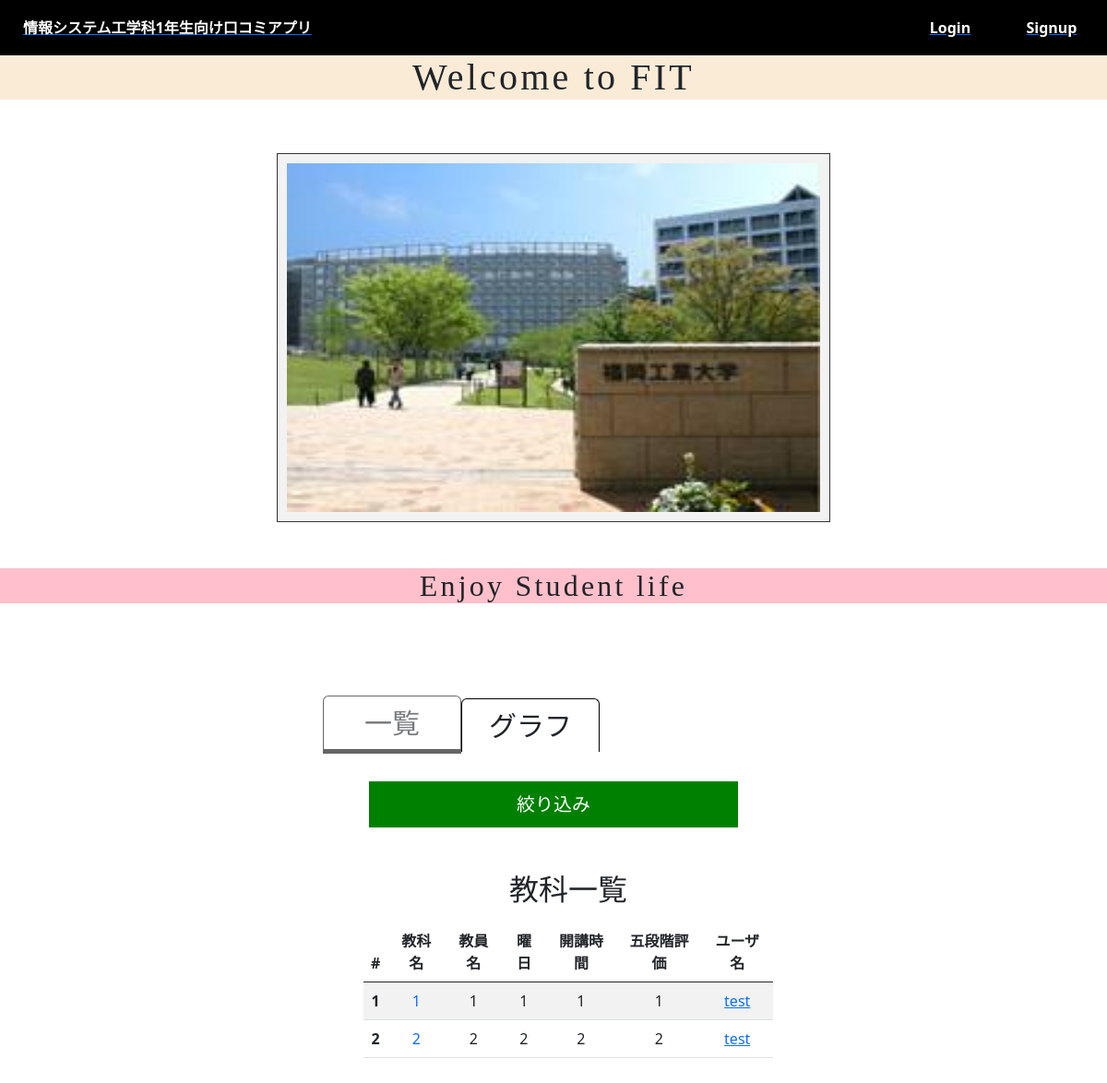
Before: / with the older database file.
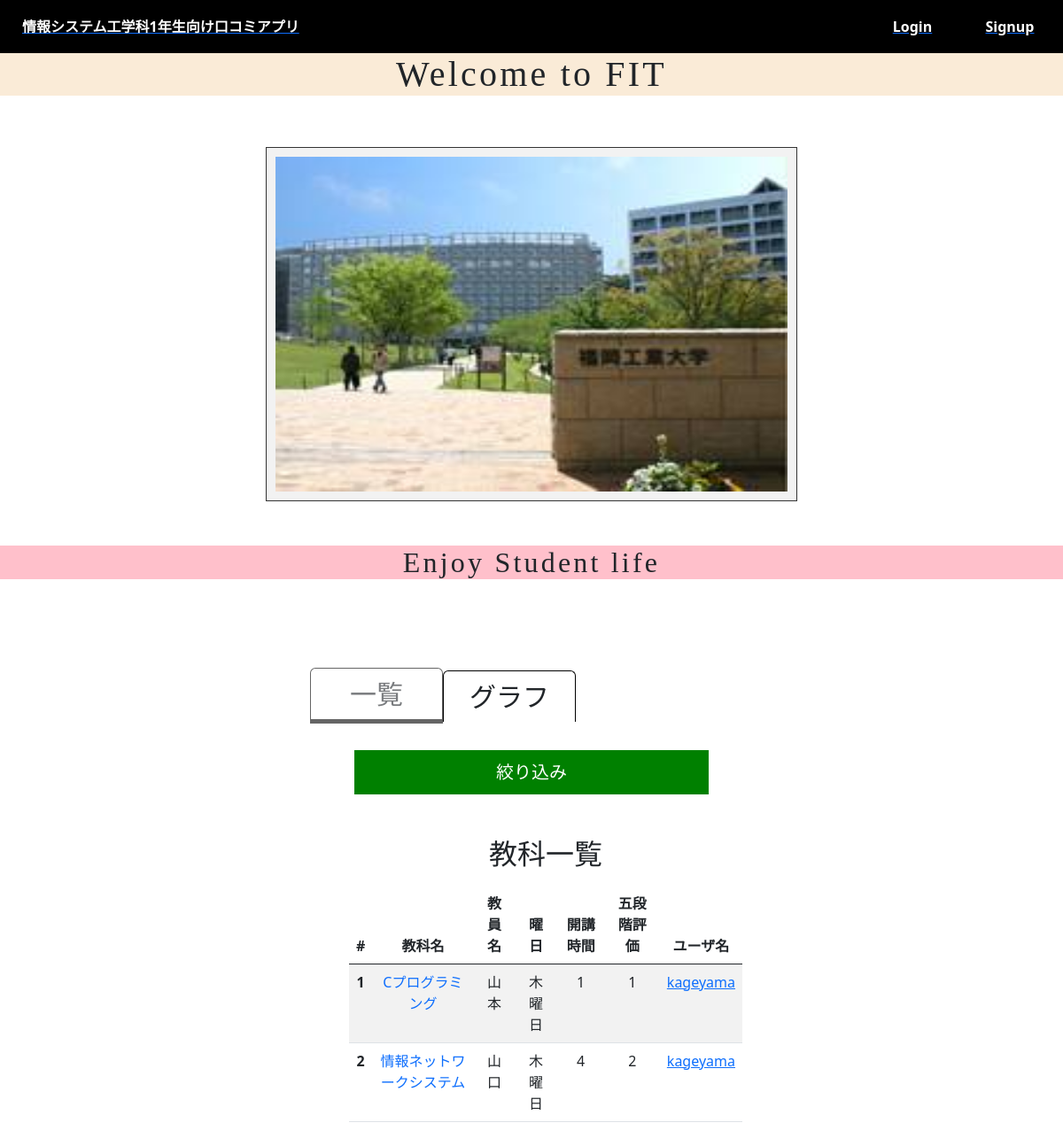
After: the same page with the newer database file.
### app.py (models this page shows)
class Review(db.Model):
    id = db.Column(db.Integer, primary_key=True)
    subject = db.Column(db.String(50), nullable=False)#教科名
    teacher = db.Column(db.String(50), nullable=False)#教員名
    day = db.Column(db.String(50), nullable=False)#曜日
    time = db.Column(db.Integer, nullable=False)#開講時間
    review = db.Column(db.Integer, nullable=False)#レビュー
    point = db.Column(db.Integer, nullable=True)# 五段階評価
    pastImage = db.Column(db.String(100), nullable=False)#過去問ファイル
    good_count = db.Column(db.Integer, default=0)
    user_id = db.Column(db.Integer, db.ForeignKey("user.id"),nullable=False)
    good = False

class User(UserMixin, db.Model):
    id = db.Column(db.Integer, primary_key=True)
    email = db.Column(db.String(100), unique=True)
    password = db.Column(db.String(100))
    name = db.Column(db.String(1000))
    userimage = db.Column(db.String(100))
    comment = db.Column(db.String(1000))
    reivews = db.relationship("Review", backref="user",
                            lazy="dynamic", cascade="delete")

### app.py (the view)
@app.route("/",methods=["GET","POST"])
def index():
    review_input = request.args.get("search")
    if review_input is None or len(review_input) == 0:
        reviews = Review.query.join(User).all()
    else:
        reviews = db.session.query(Review).filter(or_(Review.subject.like(review_input), Review.teacher.like(review_input))).all()
    return render_template("base.html", reviews=reviews)

### templates/base.html (shortened to what this page needs)
<!DOCTYPE html>
<html lang="ja">
  <head>
    <link
      href="https://cdn.jsdelivr.net/npm/bootstrap@5.0.2/dist/css/bootstrap.min.css"
      rel="stylesheet"
    />
    <link
      href="https://use.fontawesome.com/releases/v5.9.0/css/all.css"
      rel="stylesheet"
    />
    <link
      rel="stylesheet"
      href="{{ url_for('static', filename='css/style.css') }}"
    />
  </head>
  <body>
    {% include"app/header.html" %} {% include "app/main.html" %} {% include
    "app/section.html" %} {% block content %}{% endblock %}
  </body>
</html>

### templates/app/section.html (shortened to what this page needs)
<div class="section">
  <div class="box">
    <div class="tabs">
      <div class="tab is-active" data-tab="0">一覧</div>
      <div class="tab" data-tab="1">グラフ</div>
    </div>
    <div class="contents1">
      <div class="content1" data-content="0">
        <section>
          <div class="accordion">
            <p class="menu js-menu">絞り込み</p>
          </div>
          <div class="table">
            <ul class="list">
              <div class="container mt-4">
                <h2>教科一覧</h2>
                <table class="table table-striped">
                  <thead>
                    <tr>
                      <th scope="col">#</th>
                      <th scope="col">教科名</th>
                      <th scope="col">教員名</th>
                      <th scope="col">曜日</th>
                      <th scope="col">開講時間</th>
                      <th scope="col">五段階評価</th>
                      <th scope="col">ユーザ名</th>
                    </tr>
                  </thead>
                  <tbody>
                    {% for review in reviews %}
                      <th scope="row">{{review.id}}</th>
                      <td>
                        <a class="text-decoration-none" href="{{url_for('show', id=review.id)}}">
                          {{review.subject}}
                        </a>
                      </td>
                      <td>{{review.teacher}}</td>
                      <td>{{review.day}}</td>
                      <td>{{review.time}}</td>
                      <td>{{review.point}}</td>
                      <td>
                        <a href="{{url_for('profile', user_id=review.user_id)}}">
                          {{review.user.name}}
                        </a>
                      </td>
                    {% endfor %}
                </tbody>
              </table>
              </div>
            </ul>
          </div>
        </section>
      </div>
        {% include
          "app/graph.html" %}
    </div>
  </div>
</div>

Changed rows visible on the page:
changed Review id 1: subject "1" → "Cプログラミング"; teacher "1" → "山本"; day "1" → "木曜日"; user.name "test" → "kageyama"
changed Review id 2: subject "2" → "情報ネットワークシステム"; teacher "2" → "山口"; day "2" → "木曜日"; time "2" → "4"; user.name "test" → "kageyama"
